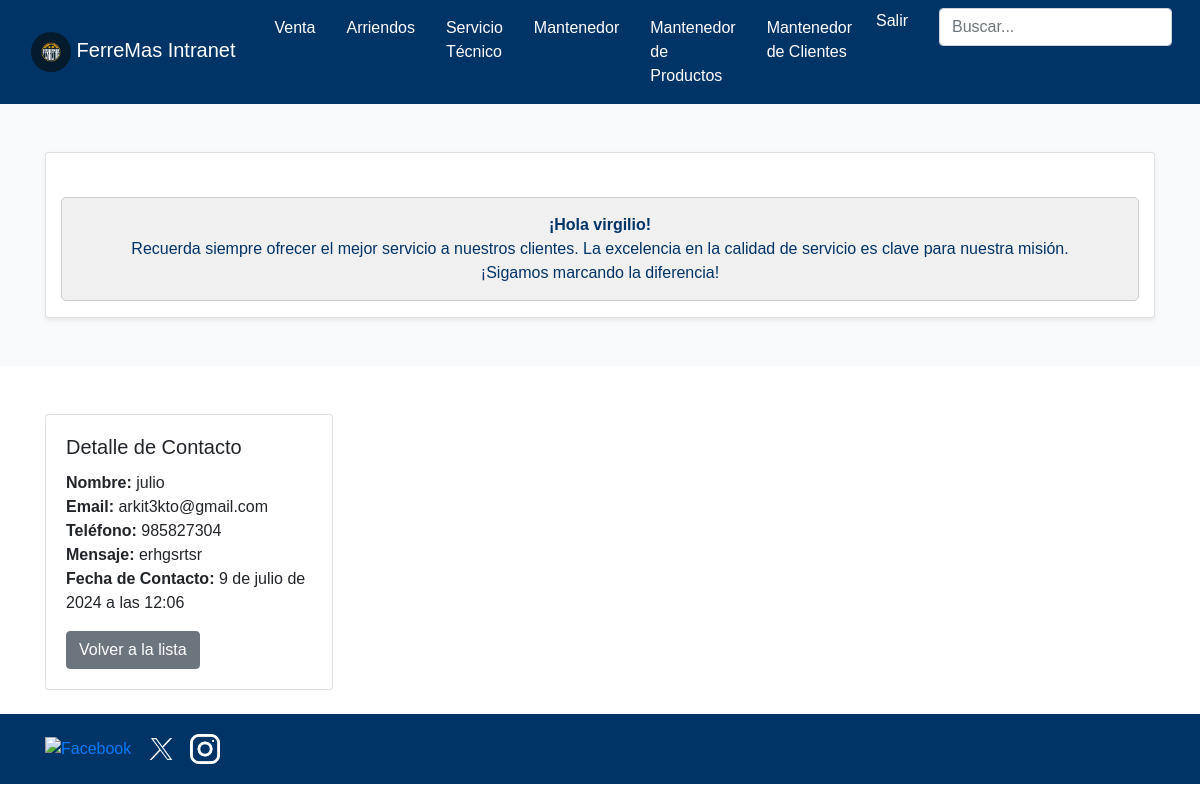
The page /contacto/2/ (signed in) on the database its author committed.
### core/models.py (models this page shows, shortened)
class Contacto(models.Model):
    nombre = models.CharField(max_length=100)
    email = models.EmailField()
    telefono = models.CharField(max_length=15)
    mensaje = models.TextField()
    fecha_contacto = models.DateTimeField(auto_now_add=True)

### core/views.py (the view)
# urls.py: path('contacto/<int:id>/', contacto_detalle, name='contacto_detalle'),
@staff_required
def contacto_detalle(request, id):
    contacto = get_object_or_404(Contacto, id=id)
    return render(request, 'core/contacto_detalle.html', {'contacto': contacto})

### core/context_processors.py (called while the page is built)
def carrito_contador(request):
    return {'cantidad_productos': contar_items(request)}

### core/views.py (called while the page is built)
def contar_items(request):
    if request.user.is_authenticated:
        cantidad_productos = CarritoItem.objects.filter(usuario=request.user).aggregate(Sum('cantidad'))['cantidad__sum'] or 0
    else:
        cantidad_productos = 0
    return cantidad_productos

### core/templates/core/contacto_detalle.html (shortened to what this page needs)
{% extends "core/base_intranet.html" %}
{% block content %}
<div class="container mt-5">
    <div class="card" style="width: 18rem;">
        <div class="card-body">
            <h5 class="card-title">Detalle de Contacto</h5>
            <p class="card-text">
                <strong>Nombre:</strong> {{ contacto.nombre }}<br>
                <strong>Email:</strong> {{ contacto.email }}<br>
                <strong>Teléfono:</strong> {{ contacto.telefono }}<br>
                <strong>Mensaje:</strong> {{ contacto.mensaje }}<br>
                <strong>Fecha de Contacto:</strong> {{ contacto.fecha_contacto }}<br>
            </p>
            <a href="{% url 'contacto_listar' %}" class="btn btn-secondary">Volver a la lista</a>
        </div>
    </div>
</div>
{% endblock %}

### core/templates/core/base_intranet.html (shortened to what this page needs)
{% load static %}
<!DOCTYPE html>
<html lang="es">
<head>
    <link href="https://stackpath.bootstrapcdn.com/bootstrap/4.5.2/css/bootstrap.min.css" rel="stylesheet">
</head>
<body>
    <header>
        <nav class="navbar navbar-expand-lg navbar-dark">
            <div class="container-fluid navbar-center">
                <a class="navbar-brand" href="{% url 'inicio_intra' %}">
                    <img src="{% static 'img/logoferremas.jpg' %}" alt="Logo" class="brand-image img-circle elevation-3" style="width: 40px; height: 40px; object-fit: cover; border-radius: 50%;">
                    <span class="logo-text">FerreMas Intranet</span>
                </a>
                <div class="collapse navbar-collapse" id="navbarNav">
                    <ul class="navbar-nav ml-auto">
                        <li class="nav-item">
                            <a class="nav-link" href="{% url 'ventas_listar' %}">Venta</a>
                        </li>
                        <li class="nav-item">
                            <a class="nav-link" href="{% url 'mantenedor_arriendos' %}">Arriendos</a>
                        </li>
                        <li class="nav-item">
                            <a class="nav-link" href="{% url 'listar_servicios' %}">Servicio Técnico</a>
                        </li>
                        <li class="nav-item">
                            <a class="nav-link" href="{% url 'mantenedor_bicicletas' %}">Mantenedor</a>
                        </li>
                        <li class="nav-item">
                            <a class="nav-link" href="{% url 'mantenedor_productos' %}">Mantenedor de Productos</a>
                        </li>
                        <li class="nav-item">
                            <a class="nav-link" href="{% url 'mantenedor_clientes' %}">Mantenedor de Clientes</a>
                        </li>
                        <li class="nav-item d-flex justify-content-center">
                            <form id="logout-form" method="POST" action="{% url 'logout' %}" style="display: inline;">
                                <a href="#" class="nav-link btn btn-link" style="padding: 0; color: white; text-decoration: none;" onclick="document.getElementById('logout-form').submit();">
                                    Salir
                                </a>
                            </form>
                        </li>
                        <li class="nav-item">
                            <form class="form-inline my-2 my-lg-0">
                                <input class="form-control mr-sm-2" type="search" placeholder="Buscar..." aria-label="Buscar">
                            </form>
                        </li>
                    </ul>
                </div>
            </div>
        </nav>
    </header>
    {% if user.is_authenticated %}
    <div class="container-fluid bg-light py-5">
        <div class="container text-center">
            <div class="row justify-content-center">
                <div class="col-lg-12">
                    <div class="card shadow-sm">
                        <main class="container mt-4">
                            <div class="alert alert-info" role="alert">
                                <strong>¡Hola {{user.username}}!</strong> </br>Recuerda siempre ofrecer el mejor servicio a nuestros clientes. La excelencia en la calidad de servicio es clave para nuestra misión. </br>¡Sigamos marcando la diferencia!
                            </div>
                        </main>
                    </div>
                </div>
            </div>
        </div>
    </div>
    {% endif %}
    {% block content %}
    {% endblock %}
    <footer class="footer-content mt-4">
        <div class="container">
            <div class="row">
                <div class="col-md-6">
                    <div class="social-media">
                        <a href="#"><img src="{% static 'img/facebook.png' %}" alt="Facebook"></a>
                        <a href="#"><img src="{% static 'img/x.webp' %}" alt="Twitter"></a>
                        <a href="#"><img src="{% static 'img/instagram.png' %}" alt="Instagram"></a>
                    </div>
                </div>
            </div>
        </div>
    </footer>
</body>
</html>

### core/templates/core/base_intranet.html (style rules this page uses)
body { font-family: Arial, sans-serif; }
.navbar { background-color: #003366; }
.navbar-brand img { height: 50px; width: auto; }
.nav-link { color: white !important; transition: color 0.3s; }
.form-inline .form-control { border-radius: 0.25rem; }
.footer-content { background-color: #003366; color: white; padding: 20px; }
.social-media img { width: 30px; margin-right: 10px; }
.navbar-center { display: flex; justify-content: center; width: 100%; }
.navbar-center .navbar-nav { margin: auto; }
.alert { background-color: #f0f0f0; border-color: #ccc; color: #003366; text-align: center; padding: 15px; border-radius: 5px; margin-top: 20px; }
.alert strong { color: #003366; }
.navbar-nav { flex-direction: row; }
.navbar-nav .nav-item { margin-left: 15px; }
.navbar-nav .form-inline { margin-left: 15px; }

### core/templates/core/contacto_detalle.html (style rules this page uses)
body { font-family: Arial, sans-serif; }

### rows shown on the page
Contacto: nombre "julio", email "arkit3kto@gmail.com", telefono "985827304", mensaje "erhgsrtsr", fecha_contacto "9 de julio de 2024 a las 12:06"

### other values the page prints
{{ user.username }} "virgilio"
